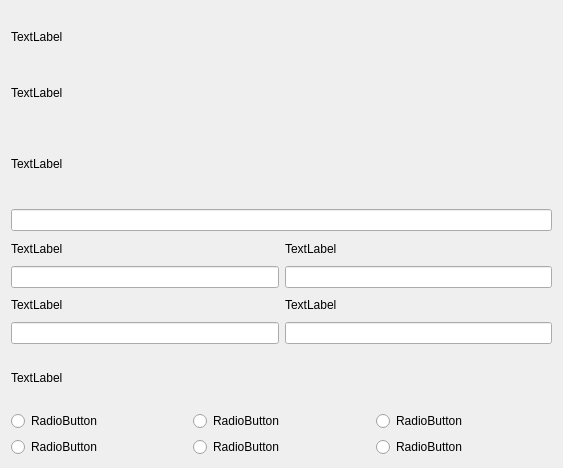
<?xml version="1.0" encoding="UTF-8"?>
<ui version="4.0">
 <class>Form</class>
 <widget class="QWidget" name="Form">
  <property name="geometry">
   <rect>
    <x>0</x>
    <y>0</y>
    <width>563</width>
    <height>468</height>
   </rect>
  </property>
  <property name="windowTitle">
   <string>Form</string>
  </property>
  <layout class="QGridLayout" name="gridLayout_2">
   <item row="2" column="0">
    <layout class="QGridLayout" name="gridLayout_4">
     <item row="2" column="0">
      <widget class="QLabel" name="label_6">
       <property name="text">
        <string>TextLabel</string>
       </property>
      </widget>
     </item>
     <item row="0" column="1">
      <widget class="QLabel" name="label_5">
       <property name="text">
        <string>TextLabel</string>
       </property>
      </widget>
     </item>
     <item row="0" column="0">
      <widget class="QLabel" name="label_4">
       <property name="text">
        <string>TextLabel</string>
       </property>
      </widget>
     </item>
     <item row="2" column="1">
      <widget class="QLabel" name="label_7">
       <property name="text">
        <string>TextLabel</string>
       </property>
      </widget>
     </item>
     <item row="1" column="0">
      <widget class="QLineEdit" name="lineEdit_2"/>
     </item>
     <item row="1" column="1">
      <widget class="QLineEdit" name="lineEdit_3"/>
     </item>
     <item row="3" column="0">
      <widget class="QLineEdit" name="lineEdit_4"/>
     </item>
     <item row="3" column="1">
      <widget class="QLineEdit" name="lineEdit_5"/>
     </item>
    </layout>
   </item>
   <item row="1" column="0">
    <layout class="QGridLayout" name="gridLayout">
     <item row="0" column="0">
      <layout class="QVBoxLayout" name="verticalLayout">
       <item>
        <widget class="QLabel" name="label_3">
         <property name="text">
          <string>TextLabel</string>
         </property>
        </widget>
       </item>
       <item>
        <widget class="QLineEdit" name="lineEdit"/>
       </item>
      </layout>
     </item>
    </layout>
   </item>
   <item row="0" column="0">
    <layout class="QVBoxLayout" name="verticalLayout_3">
     <item>
      <widget class="QLabel" name="label">
       <property name="text">
        <string>TextLabel</string>
       </property>
      </widget>
     </item>
     <item>
      <widget class="QLabel" name="label_2">
       <property name="text">
        <string>TextLabel</string>
       </property>
      </widget>
     </item>
    </layout>
   </item>
   <item row="3" column="0">
    <layout class="QGridLayout" name="gridLayout_5">
     <item row="1" column="0">
      <widget class="QRadioButton" name="radioButton">
       <property name="text">
        <string>RadioButton</string>
       </property>
      </widget>
     </item>
     <item row="1" column="2">
      <widget class="QRadioButton" name="radioButton_3">
       <property name="text">
        <string>RadioButton</string>
       </property>
      </widget>
     </item>
     <item row="1" column="1">
      <widget class="QRadioButton" name="radioButton_2">
       <property name="text">
        <string>RadioButton</string>
       </property>
      </widget>
     </item>
     <item row="2" column="0">
      <widget class="QRadioButton" name="radioButton_4">
       <property name="text">
        <string>RadioButton</string>
       </property>
      </widget>
     </item>
     <item row="2" column="1">
      <widget class="QRadioButton" name="radioButton_5">
       <property name="text">
        <string>RadioButton</string>
       </property>
      </widget>
     </item>
     <item row="2" column="2">
      <widget class="QRadioButton" name="radioButton_6">
       <property name="text">
        <string>RadioButton</string>
       </property>
      </widget>
     </item>
     <item row="0" column="0" colspan="3">
      <widget class="QLabel" name="label_8">
       <property name="text">
        <string>TextLabel</string>
       </property>
      </widget>
     </item>
    </layout>
   </item>
  </layout>
 </widget>
 <resources/>
 <connections/>
</ui>
